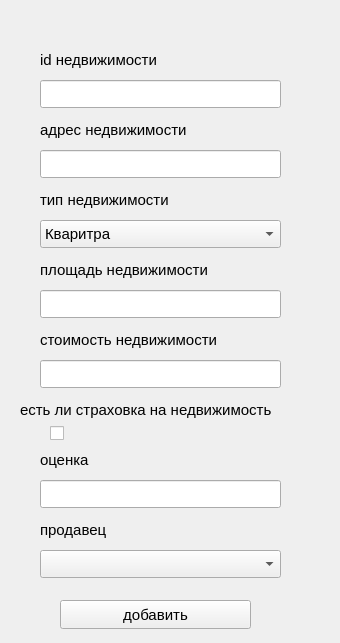
<?xml version="1.0" encoding="UTF-8"?>
<ui version="4.0">
 <class>add_flat</class>
 <widget class="QWidget" name="add_flat">
  <property name="geometry">
   <rect>
    <x>0</x>
    <y>0</y>
    <width>340</width>
    <height>643</height>
   </rect>
  </property>
  <property name="font">
   <font>
    <pointsize>11</pointsize>
   </font>
  </property>
  <property name="windowTitle">
   <string>Form</string>
  </property>
  <widget class="QLabel" name="lb_id">
   <property name="geometry">
    <rect>
     <x>40</x>
     <y>50</y>
     <width>151</width>
     <height>20</height>
    </rect>
   </property>
   <property name="text">
    <string>id недвижимости</string>
   </property>
  </widget>
  <widget class="QLabel" name="lb_type">
   <property name="geometry">
    <rect>
     <x>40</x>
     <y>190</y>
     <width>161</width>
     <height>20</height>
    </rect>
   </property>
   <property name="text">
    <string>тип недвижимости</string>
   </property>
  </widget>
  <widget class="QLabel" name="lb_adres">
   <property name="geometry">
    <rect>
     <x>40</x>
     <y>120</y>
     <width>181</width>
     <height>20</height>
    </rect>
   </property>
   <property name="text">
    <string>адрес недвижимости</string>
   </property>
  </widget>
  <widget class="QLabel" name="lb_ins">
   <property name="geometry">
    <rect>
     <x>20</x>
     <y>400</y>
     <width>301</width>
     <height>20</height>
    </rect>
   </property>
   <property name="text">
    <string>есть ли страховка на недвижимость</string>
   </property>
  </widget>
  <widget class="QCheckBox" name="checkBox_ins">
   <property name="geometry">
    <rect>
     <x>50</x>
     <y>420</y>
     <width>31</width>
     <height>26</height>
    </rect>
   </property>
   <property name="text">
    <string/>
   </property>
  </widget>
  <widget class="QLineEdit" name="lineEdit_id">
   <property name="geometry">
    <rect>
     <x>40</x>
     <y>80</y>
     <width>241</width>
     <height>28</height>
    </rect>
   </property>
  </widget>
  <widget class="QLineEdit" name="lineEdit_adres">
   <property name="geometry">
    <rect>
     <x>40</x>
     <y>150</y>
     <width>241</width>
     <height>28</height>
    </rect>
   </property>
  </widget>
  <widget class="QPushButton" name="pushButton">
   <property name="geometry">
    <rect>
     <x>60</x>
     <y>600</y>
     <width>191</width>
     <height>29</height>
    </rect>
   </property>
   <property name="text">
    <string>добавить</string>
   </property>
  </widget>
  <widget class="QLineEdit" name="lineEdit_area">
   <property name="geometry">
    <rect>
     <x>40</x>
     <y>290</y>
     <width>241</width>
     <height>28</height>
    </rect>
   </property>
  </widget>
  <widget class="QLabel" name="lb_area">
   <property name="geometry">
    <rect>
     <x>40</x>
     <y>260</y>
     <width>201</width>
     <height>20</height>
    </rect>
   </property>
   <property name="text">
    <string>площадь недвижимости</string>
   </property>
  </widget>
  <widget class="QComboBox" name="comboBox_type">
   <property name="geometry">
    <rect>
     <x>40</x>
     <y>220</y>
     <width>241</width>
     <height>28</height>
    </rect>
   </property>
   <item>
    <property name="text">
     <string>Кваритра</string>
    </property>
   </item>
   <item>
    <property name="text">
     <string>Офис</string>
    </property>
   </item>
   <item>
    <property name="text">
     <string>Дом</string>
    </property>
   </item>
  </widget>
  <widget class="QLabel" name="lb_cost">
   <property name="geometry">
    <rect>
     <x>40</x>
     <y>330</y>
     <width>221</width>
     <height>20</height>
    </rect>
   </property>
   <property name="text">
    <string>стоимость недвижимости</string>
   </property>
  </widget>
  <widget class="QLineEdit" name="lineEdit_cost">
   <property name="geometry">
    <rect>
     <x>40</x>
     <y>360</y>
     <width>241</width>
     <height>28</height>
    </rect>
   </property>
  </widget>
  <widget class="QLineEdit" name="lineEdit_rate">
   <property name="geometry">
    <rect>
     <x>40</x>
     <y>480</y>
     <width>241</width>
     <height>28</height>
    </rect>
   </property>
  </widget>
  <widget class="QLabel" name="lb_rate">
   <property name="geometry">
    <rect>
     <x>40</x>
     <y>450</y>
     <width>221</width>
     <height>20</height>
    </rect>
   </property>
   <property name="text">
    <string>оценка</string>
   </property>
  </widget>
  <widget class="QComboBox" name="comboBox_seller">
   <property name="geometry">
    <rect>
     <x>40</x>
     <y>550</y>
     <width>241</width>
     <height>28</height>
    </rect>
   </property>
  </widget>
  <widget class="QLabel" name="lb_seller">
   <property name="geometry">
    <rect>
     <x>40</x>
     <y>520</y>
     <width>161</width>
     <height>20</height>
    </rect>
   </property>
   <property name="text">
    <string>продавец</string>
   </property>
  </widget>
 </widget>
 <resources/>
 <connections/>
</ui>
